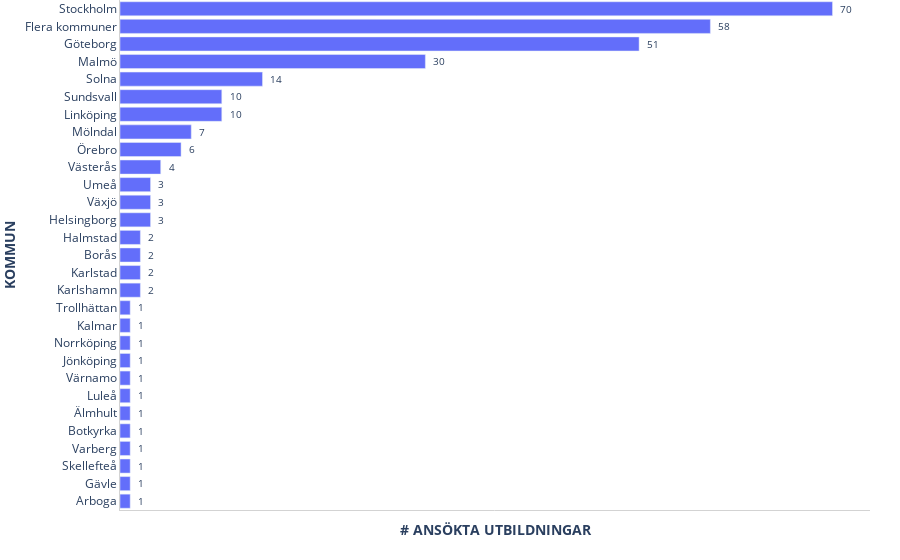

The notebook cell this image was saved under:
### Code cell
def create_municipality_bar(df, **options):
    df["Ansökta_label"] = df["Ansökta utbildningar"].apply(
        lambda row: " " * 2 + f"{row}" + " " * 2
    )

    fig = px.bar(
        df,
        y="Kommun",
        x="Ansökta utbildningar",
        text="Ansökta_label",
    )
    fig.update_layout(
        plot_bgcolor="white",
        margin=dict(t=0, l=40, r=30, b=50),
        yaxis=dict(
            autorange="reversed",
            ticklabelposition="outside left",
            showline=True,
            linecolor="lightgray",
            title=dict(text=f"<b>{options.get('ylabel')}</b>"),
        ),
        xaxis=dict(
            linecolor="lightgray",
            showticklabels=False,
            title=f"<b>{options.get('xlabel')}</b>",
        ),
    )

    fig.update_traces(
        textposition="outside",
        hovertemplate="<b>%{y}</b><br>Ansökta utbildningar: %{x}",
    )

    return fig


create_municipality_bar(
    df_municipality, xlabel="# ANSÖKTA UTBILDNINGAR", ylabel="KOMMUN"
)

### Figure 1 — Plotly figure (JSON) as saved in the notebook; plotly's stock layout.template omitted (floating-point values rounded to 4 significant figures)
{"data": [{"hovertemplate": "<b>%{y}</b><br>Ansökta utbildningar: %{x}", "legendgroup": "", "marker": {"color": "#636efa", "pattern": {"shape": ""}}, "name": "", "orientation": "h", "showlegend": false, "text": ["  70  ", "  58  ", "  51  ", "  30  ", "  14  ", "  10  ", "  10  ", "  7  ", "  6  ", "  4  ", "  3  ", "  3  ", "  3  ", "  2  ", "  2  ", "  2  ", "  2  ", "  1  ", "  1  ", "  1  ", "  1  ", "  1  ", "  1  ", "  1  ", "  1  ", "  1  ", "  1  ", "  1  ", "  1  "], "textposition": "outside", "type": "bar", "x": [70, 58, 51, 30, 14, 10, 10, 7, 6, 4, 3, 3, 3, 2, 2, 2, 2, 1, 1, 1, 1, 1, 1, 1, 1, 1, 1, 1, 1], "xaxis": "x", "y": ["Stockholm", "Flera kommuner", "Göteborg", "Malmö", "Solna", "Sundsvall", "Linköping", "Mölndal", "Örebro", "Västerås", "Umeå", "Växjö", "Helsingborg", "Halmstad", "Borås", "Karlstad", "Karlshamn", "Trollhättan", "Kalmar", "Norrköping", "Jönköping", "Värnamo", "Luleå", "Älmhult", "Botkyrka", "Varberg", "Skellefteå", "Gävle", "Arboga"], "yaxis": "y"}], "layout": {"barmode": "relative", "legend": {"tracegroupgap": 0}, "margin": {"b": 50, "l": 40, "r": 30, "t": 0}, "plot_bgcolor": "white", "xaxis": {"anchor": "y", "domain": [0, 1], "linecolor": "lightgray", "showticklabels": false, "title": {"text": "<b># ANSÖKTA UTBILDNINGAR</b>"}}, "yaxis": {"anchor": "x", "autorange": "reversed", "domain": [0, 1], "linecolor": "lightgray", "showline": true, "ticklabelposition": "outside left", "title": {"text": "<b>KOMMUN</b>"}}}}
